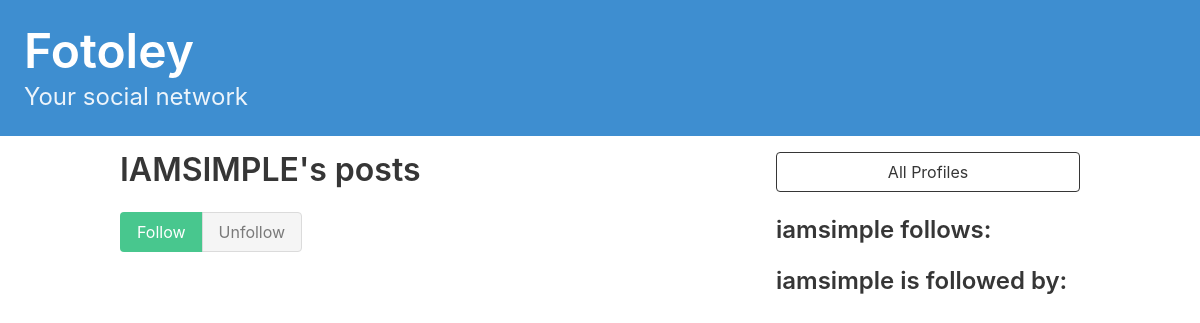
Page /profile/1/ on the earlier database version.
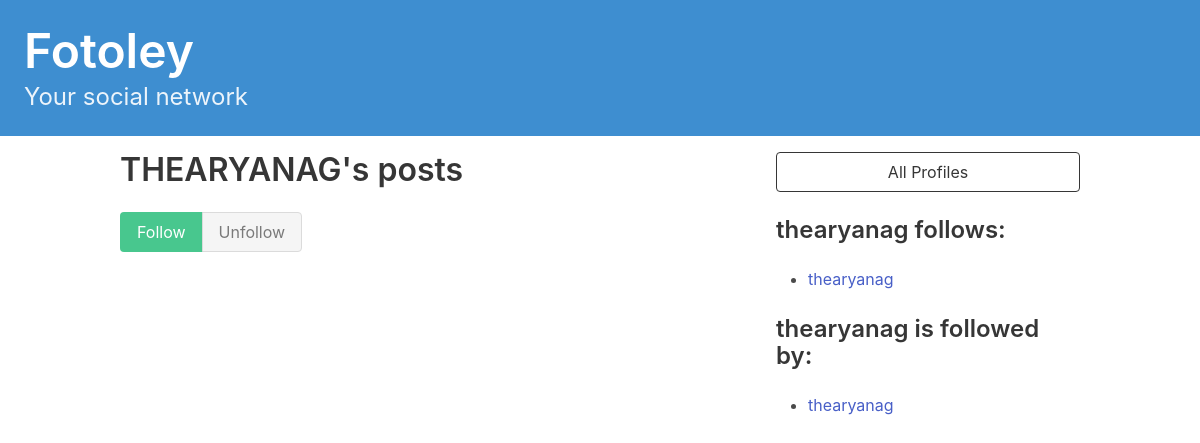
Same page on the later database version.
### fotoapp/models.py (models this page shows)
class Profile(models.Model):
    user = models.OneToOneField(User, on_delete=models.CASCADE)
    bio = models.TextField(max_length=500, blank=True)
    location = models.CharField(max_length=30, blank=True)
    birth_date = models.DateField(null=True, blank=True)
    follows = models.ManyToManyField('self', related_name='followed_by', symmetrical=False , blank=True)
    def __str__(self):
        return self.user.username

### fotoapp/views.py (the view, shortened to what this page needs)
# urls.py: path('profile/<int:pk>/', views.profile_detail, name='profile_detail'),
def profile_detail(request, pk):
    profile = Profile.objects.get(pk=pk)
    return render(request, 'fotoapp/profile_detail.html', {'profile': profile})

### fotoapp/templates/fotoapp/profile_detail.html (shortened to what this page needs)
{% extends 'base.html' %}
{% block content %}
<div class="column">
    <div class="block">
        <h1 class="title is-3">
            {{profile.user.username|upper}}'s posts
        </h1>
        <form method="post">
            <div class="buttons has-addons">
                {% if profile in user.profile.follows.all %}
                <button class="button is-success is-static">Follow</button>
                <button class="button is-danger" name="follow" value="unfollow">
                    Unfollow
                </button>
                {% else %}
                <button class="button is-success" name="follow" value="follow">
                    Follow
                </button>
                <button class="button is-danger is-static">Unfollow</button>
                {% endif %}
            </div>
        </form>
    </div>
</div>
<div class="column is-one-third">
    <div class="block">
        <a href="{% url 'profile_list' %}">
            <button class="button is-dark is-outlined is-fullwidth">
                All Profiles
            </button>
        </a>
    </div>
    <div class="block">
        <h3 class="title is-4">
            {{profile.user.username}} follows:
        </h3>
        <div class="content">
            <ul>
                {% for following in profile.follows.all %}
                <li>
                    <a href="{% url 'profile_detail' following.id %}">
                        {{ following }}
                    </a>
                </li>
                {% endfor %}
            </ul>
        </div>
    </div>
    <div class="block">
        <h3 class="title is-4">
            {{profile.user.username}} is followed by:
        </h3>
        <div class="content">
            <ul>
                {% for follower in profile.followed_by.all %}
                <li>
                    <a href="{% url 'profile_detail' follower.id %}">
                        {{ follower }}
                    </a>
                </li>
                {% endfor %}
            </ul>
        </div>
    </div>
</div>
{% endblock content %}

Differences in the rows shown:
now on one of the page's lists (row edited): Profile: user.username "thearyanag"
changed Profile: user.username "IAMSIMPLE" → "THEARYANAG"; user.username "iamsimple" → "thearyanag"
